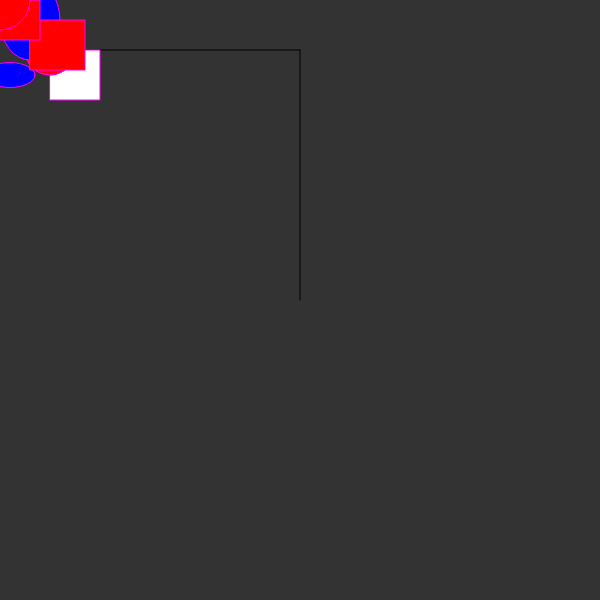
Frame 1 (no input)
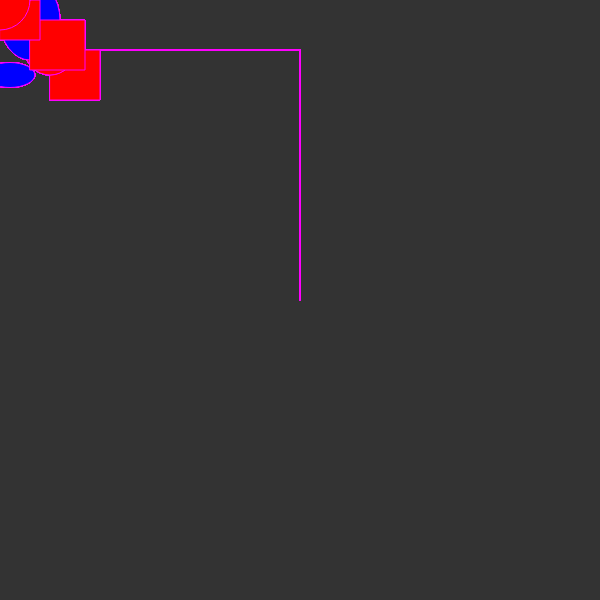
Frame 60 (no input)
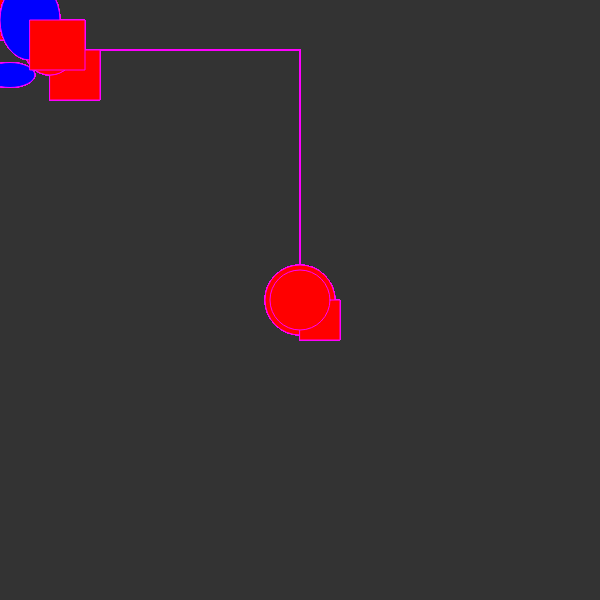
Frame 120 (the mouse pressed at the canvas centre since frame 60)

The p5.js sketch that drew these frames (run headless with seeded random() and noise() and a simulated clock; from frame 60 on, the mouse is pressed at the canvas centre):

// p5.js sketch
// ── sketch.js
function setup() {
  createCanvas(600,600);
  background(51);
}

function draw() {
  line(50,50,300,50);
  line(300,50,300,300);
  stroke(0);
  stroke(255,0,255);
  rect(50,50,50,50);
  if(mouseIsPressed){
    fill(0);

  }else{
    fill(255);
  }
  fill(255,0,0);
  ellipse(50,50,50,50);
  ellipse(40,40,40,40);
  ellipse(50,50,50,50);
  fill(color(0,0,255));
  ellipse(50,40,50,40);
  ellipse(30,20,60,80);
  ellipse(10,75,50,25);
  fill(300,0,0);
  ellipse(mouseX,mouseY,70,70);
  rect(30,20,55,50);
  rect(mouseX,mouseY,40,40);
  ellipse(mouseX,mouseY,60,60);
}
